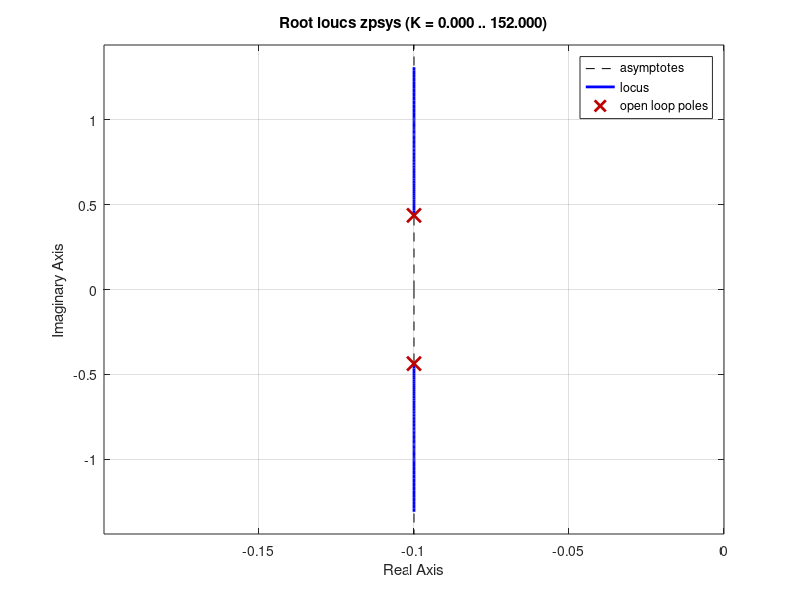
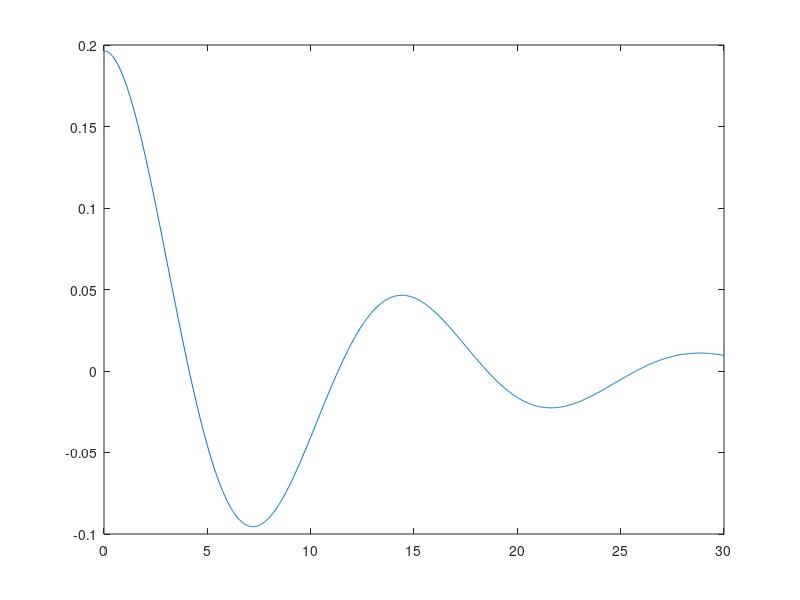

MATLAB code for these plots, in order: (Note: this script raises an error after producing the figures.)
clc; close all; clearvars

%% Dynamics
%{
For this model, because every angle reacts the same (magnitude), the forces
will be:
 Fk = K*THETA, where K = sum(k)
 Fd = D*THETA_DOT, where D = sum(d)
THETA = theta_1, ..., theta_n
THETA_DOT = theta_dot_1, ..., theta_dot_2
%}
N = 1;
k = 20;
d = 20;
I = 100;

A = [0, 1; -N*k/I, -N*d/I];
B = [0; 1/I];
C = [1, 0];
D = [0];
sys = ss(A, B, C, D);

zpsys = zpk(sys);
% pzplot(zpsys)

figure()
rlocus(zpsys);

time = linspace(0, 30, 1000);
time = time(:);
u = [zeros(numel(time),1)];
% u = cos(time);

IC = [pi/16, 0];
y = lsim(sys, u, time, IC);
figure()
plot(time, y);


%% 
L = 5;
l = 1;

links(1) = linkage('r', L, l, 'r');
links(2) = linkage('l', L, l, 'k');
links(3) = linkage('r', L, l, 'c');

%% Animating
xmin = -L-1;
xmax = 1;
ymin = -l-1;
ymax = 2*L;

figure()
hold on
fill([xmin xmin xmax  xmax], [-1 0 0 -1], 'b', 'FaceAlpha', .5);
axis equal
axis padded
axis([xmin, xmax, ymin, ymax]);

offset = pi/20;
thetas = linspace(pi/2 - offset, pi/2 + offset, 250);
linkageOffset = 0;

% Animate every theta
for i = 1:numel(thetas)
    links(1) = links(1).plotLinkage(thetas(i));

    % animate each link
    for j = 2:numel(links)
        links(j).basePosition = links(j-1).endPosition;
        % lhs links need to have mirrored thetas
        if links(j).handedness == 'l'
            links(j) = links(j).plotLinkage(pi-thetas(i));
        else
            links(j) = links(j).plotLinkage(thetas(i));
        end
    end

    pause(.001);
    
    % Delete all the plots to make it smooth
    for k = 1:numel(links)
        delete(links(k).figs);
    end
end
